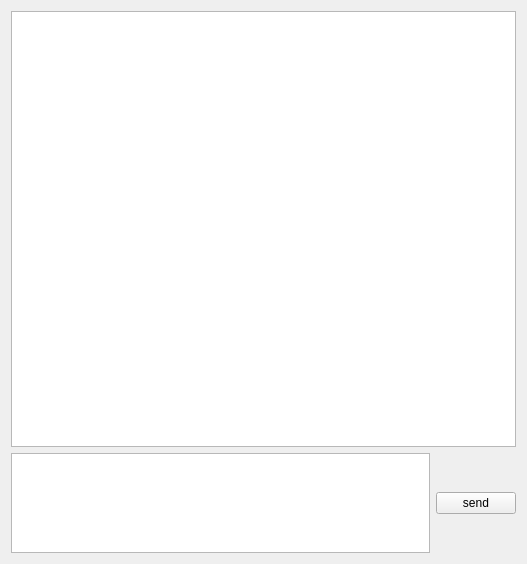
<?xml version="1.0" encoding="UTF-8"?>
<ui version="4.0">
 <class>ChatWidgetClass</class>
 <widget class="QWidget" name="ChatWidgetClass">
  <property name="geometry">
   <rect>
    <x>0</x>
    <y>0</y>
    <width>527</width>
    <height>564</height>
   </rect>
  </property>
  <property name="windowTitle">
   <string>ChatWidget</string>
  </property>
  <layout class="QGridLayout" name="gridLayout">
   <item row="0" column="0" colspan="2">
    <widget class="QTextBrowser" name="textBrowser"/>
   </item>
   <item row="1" column="1">
    <widget class="QPushButton" name="sendButton">
     <property name="text">
      <string>send</string>
     </property>
    </widget>
   </item>
   <item row="1" column="0">
    <widget class="QTextEdit" name="textEdit">
     <property name="maximumSize">
      <size>
       <width>16777215</width>
       <height>100</height>
      </size>
     </property>
    </widget>
   </item>
  </layout>
 </widget>
 <layoutdefault spacing="6" margin="11"/>
 <resources/>
 <connections/>
 <slots>
  <slot>on_connectButton_clicked()</slot>
  <slot>on_sendButton_clicked()</slot>
 </slots>
</ui>
